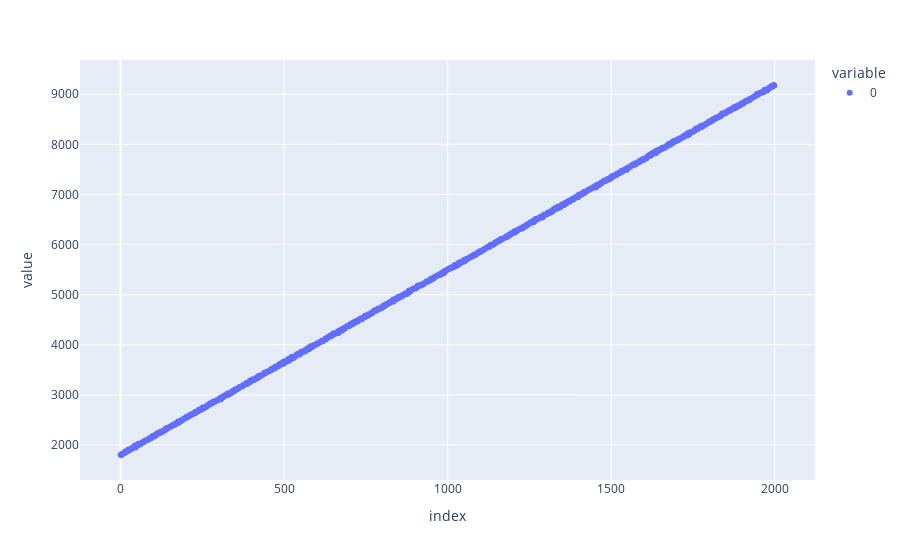

The code cell stored with this chart in its notebook:
### Code cell
fig = px.scatter(y, trendline="ols")
fig.show()

### Figure 1 — Plotly figure (JSON) as saved in the notebook; plotly's stock layout.template omitted (floating-point values rounded to 4 significant figures; data arrays with more than 128 entries replaced by an {"elided": "..."} marker saying what was removed)
{"data": [{"hovertemplate": "variable=0<br>index=%{x}<br>value=%{y}<extra></extra>", "legendgroup": "0", "marker": {"color": "#636efa", "symbol": "circle"}, "mode": "markers", "name": "0", "showlegend": true, "type": "scattergl", "x": {"elided": "2000 int values"}, "xaxis": "x", "y": {"elided": "2000 float values"}, "yaxis": "y"}, {"hovertemplate": "<b>OLS trendline</b><br>value = 3.69059 * index + 1803.23<br>R<sup>2</sup>=0.999977<br><br>variable=0<br>index=%{x}<br>value=%{y} <b>(trend)</b><extra></extra>", "legendgroup": "0", "marker": {"color": "#636efa", "symbol": "circle"}, "mode": "lines", "name": "0", "showlegend": false, "type": "scattergl", "x": {"elided": "2000 int values"}, "xaxis": "x", "y": {"elided": "2000 float values"}, "yaxis": "y"}], "layout": {"autosize": true, "legend": {"title": {"text": "variable"}, "tracegroupgap": 0}, "margin": {"t": 60}, "xaxis": {"anchor": "y", "autorange": true, "domain": [0, 1], "range": [-119.2, 2118.0], "title": {"text": "index"}, "type": "linear"}, "yaxis": {"anchor": "x", "autorange": true, "domain": [0, 1], "range": [1223.0, 9761.0], "title": {"text": "value"}, "type": "linear"}}}
